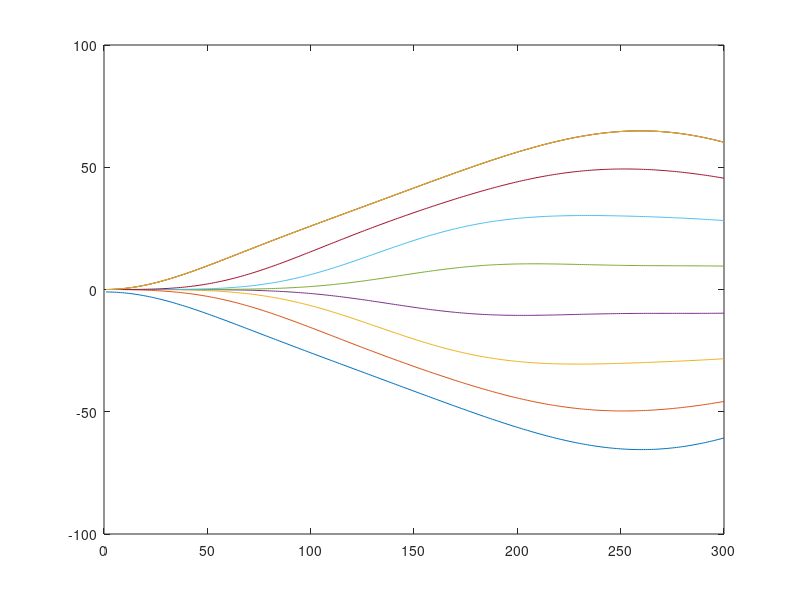
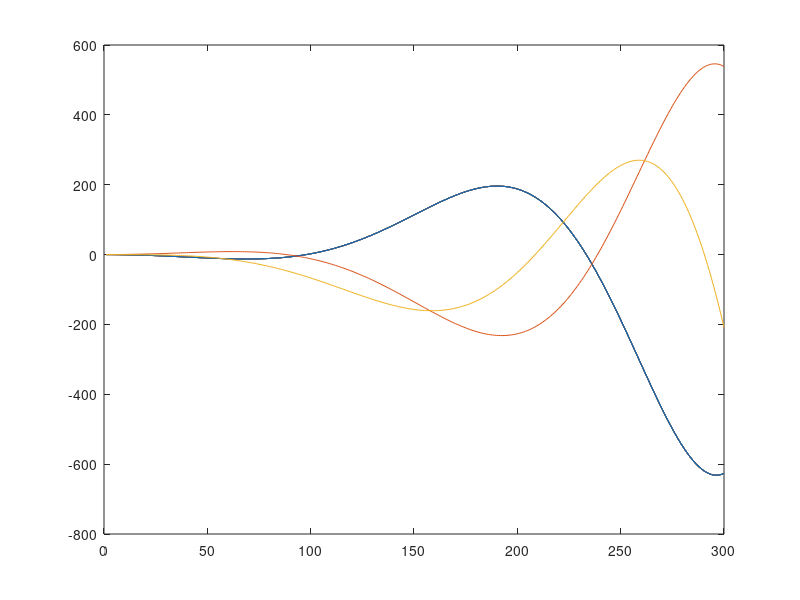

Write the MATLAB code that produced these figures, in order.
% generalized expression in 2D
% three masses

clear all
close all

m = 2; % mass
h = 0.01; % step
g = 9.81; % gravitation
k = 20; % feather constant
b = 0.8; % damping constant
l = 10; % distance from equlibrium point

% Number of samples
N = 300;

% Number of masses
Mx = 8;
My = 2;
Mtot = Mx + My;
 
x = zeros(N,Mtot,2); % allocate memory for position
v = zeros(N,Mtot,2); % allocate memory for velocity
% inital values
x(1,1,1) = -1;

% allocate memory for forces
Fk = zeros(Mtot,2);
Fb = zeros(Mtot,2);

% right is positive, up is positive
for n=2:N
    for hor = 1:Mx
        for ver = Mx+1:Mx+My
            % for all the horizontal masses
            % adding the forces from all directions acting on the mass
            if hor == 1
               Fk(hor,1) = k*((x(n-1,hor+1,1)-x(n-1,hor,1))-l);
               Fb(hor,1) = b*(v(n-1,hor+1,1)-v(n-1,hor,1));
               if ver == Mx+1
                   Fk(hor,2) = k*((x(n-1,ver+1,2) - x(n-1,ver,2))+l);
                   Fb(hor,2) = b*(v(n-1,ver+1,2) - v(n-1,ver,2));
               elseif ver == Mx+My
                   Fk(hor,2) = k*((x(n-1,ver-1,2)-x(n-1,ver,2))-l);
                   Fb(hor,2) = b*(v(n-1,ver-1,2)-v(n-1,ver,2));
               else
                   Fk(hor,2) = k*(x(n-1,ver+1,2)-x(n-1,ver,2)) + k*(x(n-1,ver-1,2) - x(n-1, ver,2));
                   Fb(hor,2) = b*(v(n-1,ver+1,2)-v(n-1,ver,2)) + b*(v(n-1,ver-1,2) - v(n-1, ver,2));
               end   
            elseif hor == Mx
               Fk(hor,1) = k*((x(n-1,hor-1,1)-x(n-1,hor,1))+l);
               Fb(hor,1) = b*(v(n-1,hor-1,1)-v(n-1,hor,1));
               if ver == Mx+1
                   Fk(hor,2) = k*((x(n-1,ver+1,2) - x(n-1,ver,2))+l);
                   Fb(hor,2) = b*(v(n-1,ver+1,2) - v(n-1,ver,2));
               elseif ver == Mx+My
                   Fk(hor,2) = k*((x(n-1,ver-1,2)-x(n-1,ver,2))-l);
                   Fb(hor,2) = b*(v(n-1,ver-1,2)-v(n-1,ver,2));
               else
                   Fk(hor,2) = k*(x(n-1,ver+1,2)-x(n-1,ver,2)) + k*(x(n-1,ver-1,2)-x(n-1,ver,2));
                   Fb(hor,2) = b*(v(n-1,ver+1,2)-v(n-1,ver,2)) + b*(v(n-1,ver-1,2)-v(n-1,ver,2));
               end   
            else
                Fk(hor,1) = k*(x(n-1,hor-1,1)-x(n-1,hor,1)) + k*(x(n-1,hor+1,1)-x(n-1,hor,1));
                Fb(hor,1) = b*(v(n-1,hor-1,1)-v(n-1,hor,1)) + b*(v(n-1,hor+1,1)-v(n-1,hor,1));
                if ver == Mx+1
                   Fk(hor,2) = k*((x(n-1, ver+1,2) - x(n-1, ver,2))+l);
                   Fb(hor,2) = b*(v(n-1, ver+1,2) - v(n-1, ver,2));
                elseif ver == Mx+My
                   Fk(hor,2) = k*((x(n-1,ver-1,2)-x(n-1,ver,2))-l);
                   Fb(hor,2) = b*(v(n-1,ver-1,2)-v(n-1,ver,2));
                else
                   Fk(hor,2) = k*(x(n-1,ver+1,2)-x(n-1,ver,2)) + k*(x(n-1,ver-1,2)-x(n-1, ver,2));
                   Fb(hor,2) = b*(v(n-1,ver+1,2)-v(n-1,ver,2)) + b*(v(n-1,ver-1,2) - v(n-1, ver,2));
               end  
            end
            % for all the vertical masses
            % adding the forces from all directions acting on the mass
            if ver == Mx+1
                Fk(ver,2) = k*((x(n-1,ver+1,2)-x(n-1,ver,2))+l);
                Fb(ver,2) = b*(v(n-1,ver+1,2)-v(n-1,ver,2));
                if hor == 1
                    Fk(ver,1) = k*((x(n-1,hor+1,1)-x(n-1,hor,1))-l);
                    Fb(ver,1) = b*(v(n-1, hor+1,1) - v(n-1,hor,1));
                elseif hor == Mx
                    Fk(ver,1) = k*((x(n-1,hor-1,1)-x(n-1,hor,1))+l);
                    Fb(ver,1) = b*(v(n-1,hor-1,1) - v(n-1,hor,1));
                else
                    Fk(ver,1) = k*(x(n-1,hor+1,1)-x(n-1,hor,1)) + k*(x(n-1,hor-1,1)-x(n-1,hor,1));
                    Fb(ver,1) = b*(v(n-1,hor+1,1)-v(n-1,hor,1)) + b*(v(n-1,hor-1,1)-v(n-1,hor,1));
                end
            elseif ver == My
                Fk(ver,2) = k*((x(n-1,ver-1,2)-x(n-1,ver,2))-l);
                Fb(ver,2) = b*(v(n-1,ver-1,2)-v(n-1,ver,2));
                if hor == 1
                    Fk(ver,1) = k*((x(n-1,hor+1,1)-x(n-1,hor,1))-l);
                    Fb(ver,1) = b*(v(n-1, hor+1,1) - v(n-1,hor,1));
                elseif hor == Mx
                    Fk(ver,1) = k*((x(n-1,hor-1,1)-x(n-1,hor,1))+l);
                    Fb(ver,1) = b*(v(n-1,hor-1,1) - v(n-1,hor,1));
                else
                    Fk(ver,1) = k*(x(n-1,hor+1,1)-x(n-1,hor,1)) + k*(x(n-1,hor-1,1)-x(n-1,hor,1));
                    Fb(ver,1) = b*(v(n-1,hor+1,1)-v(n-1,hor,1)) + b*(v(n-1,hor-1,1)-v(n-1,hor,1));
                end
            else
                Fk(ver,2) = k*(x(n-1,ver+1)-x(n-1,ver)) + k*(x(n-1,ver-1)-x(n-1,ver));
                Fb(ver,2) = b*(v(n-1,ver+1)-v(n-1,ver)) + b*(v(n-1,ver-1)-v(n-1,ver));
                if hor == 1
                    Fk(ver,1) = k*((x(n-1,hor+1,1)-x(n-1,hor,1))-l);
                    Fb(ver,1) = b*(v(n-1, hor+1,1) - v(n-1,hor,1));
                elseif hor == Mx
                    Fk(ver,1) = k*((x(n-1,hor-1,1)-x(n-1,hor,1))+l);
                    Fb(ver,1) = b*(v(n-1,hor-1,1) - v(n-1,hor,1));
                else
                    Fk(ver,1) = k*(x(n-1,hor+1,1)-x(n-1,hor,1)) + k*(x(n-1,hor-1,1)-x(n-1,hor,1));
                    Fb(ver,1) = b*(v(n-1,hor+1,1)-v(n-1,hor,1)) + b*(v(n-1,hor-1,1)-v(n-1,hor,1));               
                end  
            end
        end
    end
    for i = 1:Mtot
        % Euler explicit
        v(n,i,1) = v(n-1,i,1) + (Fk(i,1)+Fb(i,1))*h/m;
        v(n,i,2) = v(n-1,i,2) + (Fk(i,2)+Fb(i,2)-(m*g))*h/m;
        x(n,i,1) = x(n-1,i,1) + v(n,i,1)*h;
        x(n,i,2) = x(n-1,i,2) + v(n,i,2)*h;
    end
end
  
figure(1)
plot(x(:,:,1));
figure(2)
plot(x(:,:,2));
